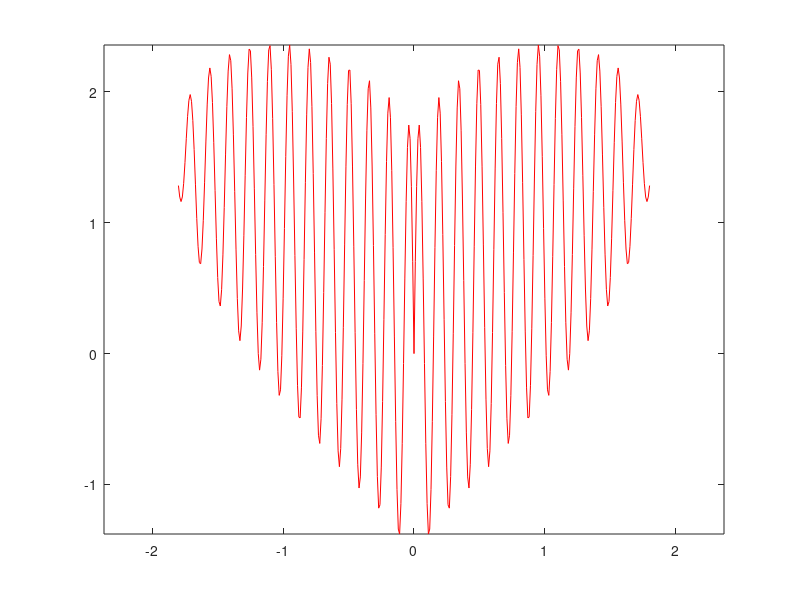

Recreate this plot in MATLAB.
clear all;clc;

figure;hold on;
pause(2);
for love=0:0.03:13.14
    clf;
    x=[0:0.01:1.8];
    y=abs(x).^(2/3)+0.9*sqrt(3.3-x.^2).*sin(love.*pi.*x);
    plot(x,y,'r');
    hold on
    plot(-x,y,'r')
    axis equal
    pause(0.001)
    hold off
end
